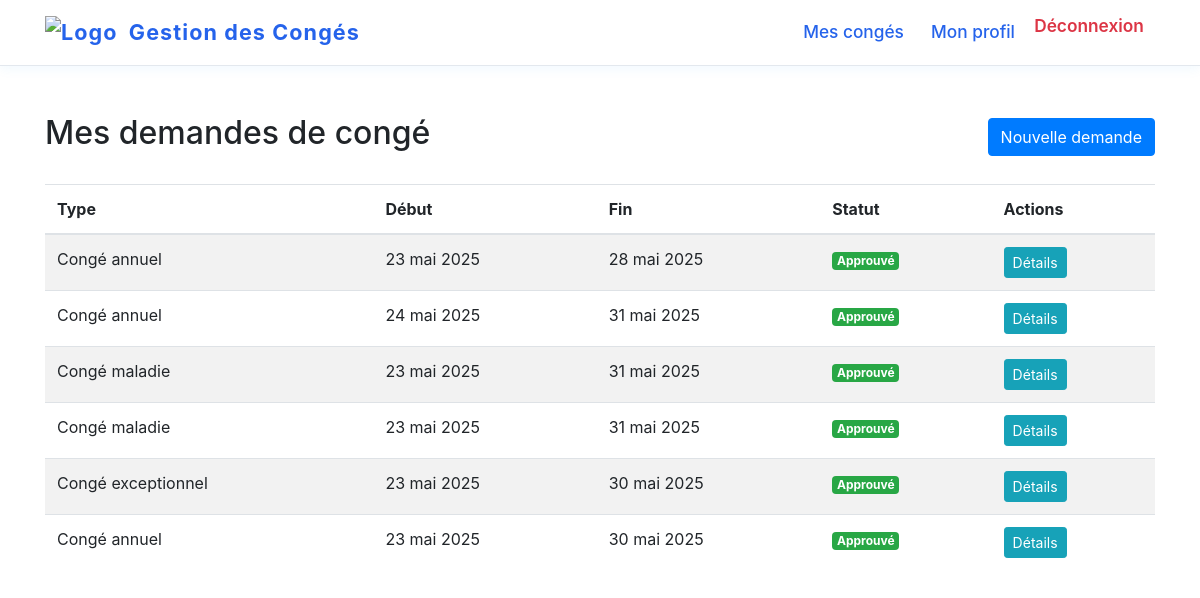
The app's page /leaves/ (signed in) with its own data.
### leaves/models.py (models this page shows, shortened)
class LeaveRequest(models.Model):
    STATUS_CHOICES = [
        ('pending', _('En attente')),
        ('approved', _('Approuvé')),
        ('rejected', _('Rejeté')),
        ('cancelled', _('Annulé')),
    ]
    employee = models.ForeignKey(
        settings.AUTH_USER_MODEL,
        on_delete=models.CASCADE,
        related_name='leave_requests',
        verbose_name=_('Employé'),
        null=True,
        default=None
    )
    leave_type = models.ForeignKey(
        LeaveType,
        on_delete=models.PROTECT,
        verbose_name=_('Type de congé')
    )
    start_date = models.DateField(_('Date de début'))
    end_date = models.DateField(_('Date de fin'))
    reason = models.TextField(_('Motif'))
    status = models.CharField(
        _('Statut'),
        max_length=20,
        choices=STATUS_CHOICES,
        default='pending'
    )
    attachment = models.FileField(
        _('Pièce jointe'),
        upload_to='leave_attachments/%Y/%m/',
        blank=True,
        null=True
    )
    created_at = models.DateTimeField(_('Date de création'), auto_now_add=True)
    updated_at = models.DateTimeField(_('Date de modification'), auto_now=True)
    validated_by = models.ForeignKey(
        settings.AUTH_USER_MODEL,
        on_delete=models.SET_NULL,
        null=True,
        blank=True,
        related_name='validated_leaves',
        verbose_name=_('Validé par')
    )
    validation_date = models.DateTimeField(_('Date de validation'), null=True, blank=True)
    validation_comment = models.TextField(_('Commentaire de validation'), blank=True)
    class Meta:
        verbose_name = _('Demande de congé')
        verbose_name_plural = _('Demandes de congé')
        ordering = ['-created_at']
    def get_status_color(self):
        return {
            'pending': 'warning',
            'approved': 'success',
            'rejected': 'danger',
            'cancelled': 'secondary',
        }.get(self.status, 'primary')

class LeaveType(models.Model):
    name = models.CharField(_('Nom'), max_length=100)
    description = models.TextField(_('Description'), blank=True)
    max_days_per_year = models.PositiveIntegerField(_('Jours maximum par an'), default=0)
    requires_attachment = models.BooleanField(_('Pièce justificative requise'), default=False)
    class Meta:
        verbose_name = _('Type de congé')
        verbose_name_plural = _('Types de congé')
    def __str__(self):
        return self.name

### leaves/views.py (the view)
# urls.py: path('', views.LeaveRequestListView.as_view(), name='leave_request_list'),
class LeaveRequestListView(LoginRequiredMixin, ListView):
    model = LeaveRequest
    template_name = 'leaves/leave_request_list.html'
    context_object_name = 'leave_requests'
    paginate_by = 10
    def get_queryset(self):
        user = self.request.user
        if user.role in ['hr', 'admin']:
            return LeaveRequest.objects.all().order_by('-created_at')
        elif user.role == 'manager':
            return LeaveRequest.objects.filter(employee__department=user.department).order_by('-created_at')
        else:
            return LeaveRequest.objects.filter(employee=user).order_by('-created_at')

### templates/leaves/leave_request_list.html (shortened to what this page needs)
{% extends "base.html" %}
{% block content %}
<div class="container mt-5">
    <div class="d-flex justify-content-between align-items-center mb-4">
        <h2>Mes demandes de congé</h2>
        <a href="{% url 'leaves:leave_request_create' %}" class="btn btn-primary">
            Nouvelle demande
        </a>
    </div>
    {% if leave_requests %}
        <div class="table-responsive">
            <table class="table table-striped">
                <thead>
                    <tr>
                        <th>Type</th>
                        <th>Début</th>
                        <th>Fin</th>
                        <th>Statut</th>
                        <th>Actions</th>
                    </tr>
                </thead>
                <tbody>
                    {% for request in leave_requests %}
                        <tr>
                            <td>{{ request.leave_type }}</td>
                            <td>{{ request.start_date }}</td>
                            <td>{{ request.end_date }}</td>
                            <td>
                                <span class="badge badge-{{ request.get_status_color }}">
                                    {{ request.get_status_display }}
                                </span>
                            </td>
                            <td>
                                <a href="{% url 'leaves:leave_request_detail' request.pk %}"
                                   class="btn btn-sm btn-info">
                                    Détails
                                </a>
                            </td>
                        </tr>
                    {% endfor %}
                </tbody>
            </table>
        </div>
    {% endif %}
</div>
{% endblock %}

### templates/base.html (shortened to what this page needs)
<!DOCTYPE html>
<html lang="fr">
<head>
    <link rel="stylesheet" href="https://stackpath.bootstrapcdn.com/bootstrap/4.5.2/css/bootstrap.min.css">
</head>
<body>
    <nav class="navbar navbar-expand-lg navbar-modern">
        <div class="container">
            <a class="navbar-brand" href="{% url 'accounts:home' %}">
                <img src="https://cdn-icons-png.flaticon.com/512/3062/3062634.png" alt="Logo">Gestion des Congés
            </a>
            <div class="collapse navbar-collapse" id="navbarNav">
                <ul class="navbar-nav ml-auto">
                    {% if user.is_authenticated %}
                        <li class="nav-item">
                            <a class="nav-link" href="{% url 'leaves:leave_request_list' %}">Mes congés</a>
                        </li>
                        <li class="nav-item">
                            <a class="nav-link" href="{% url 'accounts:profile' %}">Mon profil</a>
                        </li>
                        <li class="nav-item">
                            <form method="post" action="{% url 'accounts:logout' %}" style="display:inline;">
                                <button type="submit" class="btn btn-link nav-link" style="display:inline; padding:0; border:none; background:none;">Déconnexion</button>
                            </form>
                        </li>
                    {% else %}
                        <li class="nav-item">
                            <a class="nav-link" href="{% url 'accounts:login' %}">Connexion</a>
                        </li>
                    {% endif %}
                </ul>
            </div>
        </div>
    </nav>
    {% block content %}
    {% endblock %}
</body>
</html>

### templates/base.html (style rules this page uses)
.navbar-modern { background: #fff !important; box-shadow: 0 2px 12px 0 rgba(33, 150, 243, 0.07); border-bottom: 1px solid #e3e8ee; padding-top: 0.7rem; padding-bottom: 0.7rem; }
.navbar-brand { font-weight: 700; color: #2563eb !important; font-size: 1.35rem; letter-spacing: 0.05em; display: flex; align-items: center; }
.navbar-brand img { height: 32px; margin-right: 0.7rem; }
.navbar-nav .nav-link { color: #2563eb !important; font-weight: 500; font-size: 1.08rem; margin-right: 0.7rem; border-radius: 1.5rem; padding: 0.45rem 1.2rem; transition: background 0.15s, color 0.15s; }
.navbar-nav .btn-link.nav-link { color: #dc3545 !important; font-weight: 600; }

### records on screen
LeaveRequest: leave_type "Congé annuel", start_date "23 mai 2025", end_date "28 mai 2025", status "Approuvé"
LeaveRequest: leave_type "Congé annuel", start_date "24 mai 2025", end_date "31 mai 2025", status "Approuvé"
LeaveRequest: leave_type "Congé maladie", start_date "23 mai 2025", end_date "31 mai 2025", status "Approuvé"
LeaveRequest: leave_type "Congé maladie", start_date "23 mai 2025", end_date "31 mai 2025", status "Approuvé"
LeaveRequest: leave_type "Congé exceptionnel", start_date "23 mai 2025", end_date "30 mai 2025", status "Approuvé"
LeaveRequest: leave_type "Congé annuel", start_date "23 mai 2025", end_date "30 mai 2025", status "Approuvé"
